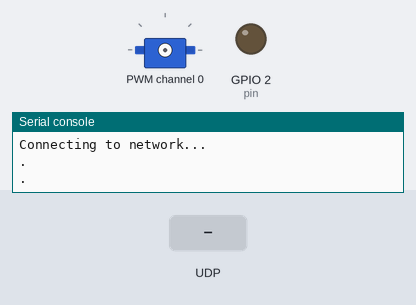
A program run on a simulated ESP8266 board running MicroPython. On the bench: servo, output pins drawn as LEDs (lit = HIGH), the last lines printed to the serial console. Inputs (shaded band) come from the test bench. WiFi joins after 1.5 s.

Above: at 0.3 s.
At 4.7 s:
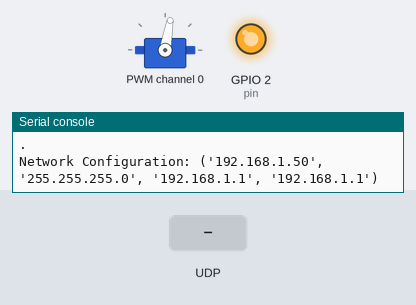
4.8 s: UDP packet "1" arrives
At 6.0 s:
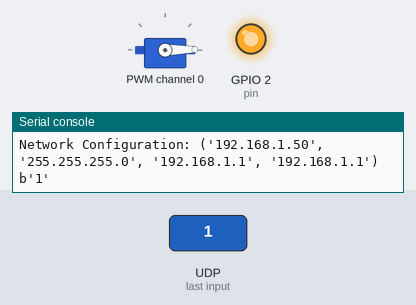
6.3 s: UDP packet "on" arrives
7.8 s: UDP packet "off" arrives
Timing chart, 0 to 10.8 s (numbered marks = the images above; inputs shaded):
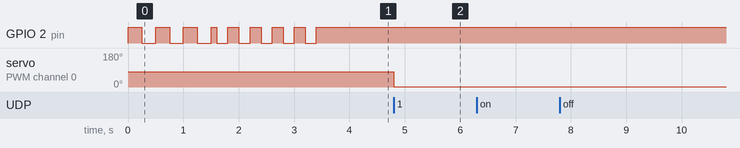

The program:

main.py
```python
###############################################################################
# main.py
#
# main script for basic servo control using an Adafruit esp8266 feather with
# their 8-channel PWM/servo FeatherWing
#
# Feather - https://www.adafruit.com/product/2821
# FeatherWing - https://www.adafruit.com/product/2928
#
# The pca9685.py and servo.py files from this repository must be copied to the
# esp8266
#  https://github.com/DocVaughan/micropython-adafruit-pca9685
#
#
#
# Created: 01/30/19
#   - Joshua Vaughan
#   - joshua.vaughan@louisiana.edu
#   - http://www.ucs.louisiana.edu/~jev9637
#
# Modified:
#   *
#
# TODO:
#   *
###############################################################################

from machine import Pin, I2C
import time

# Imports for the servo FeatherWing
import pca9685
import servo

# Imports for networking
import socket
import network

# Configuration constants
UDP_TIMEOUT = 0.0               # Timeout for UDP communications (s), if 0 go into nonblocking mode
UDP_PORT = 2390                 # Port to receive data on
RECV_BUFF_SIZE = 16             # Size of buffer for UDP data


# Blink the LED every 100ms to indicate we made it into the main.py file
for _ in range(10):
    time.sleep_ms(100)
    pin.value(not pin.value()) # Toggle the LED while trying to connect
    time.sleep_ms(100)

# Make sure the LED is off
pin.value(1)

# Create the UDP socket
sock = socket.socket(socket.AF_INET,    # Internet
                     socket.SOCK_DGRAM) # UDP

# Construct an I2C bus
i2c = I2C(scl=Pin(5), sda=Pin(4), freq=100000)

# Define the servos instance
# In the case of the feather it will contain 8 possible servos
servos = servo.Servos(i2c)

# We'll just be controlling servo number 0 here
SERVO_NUMBER = 0

# Get the current IP address and port UDP_PORT information
# UDP_PORT is defined in config block at top of file
UDP_server_address = socket.getaddrinfo('0.0.0.0', UDP_PORT)[0][-1]
sock.bind(UDP_server_address)


# Create a timeout on UDP communication to avoid blocking forever
sock.settimeout(UDP_TIMEOUT)

def UDP_recv():
    """
    Function to recveive data on UDP with a timeout and
    catch the timeout exception

    Returns:
        angle to move to if data was received
        None otherwise
    """
    try:
        data, addr = sock.recvfrom(RECV_BUFF_SIZE) # buffer size is 1024 bytes
        print(data)
        # Convert the data packet to an floating point number
        angle = float(data)

#         print(angle)

    except (OSError, ValueError):
        # Either received no data or improperly formatted data
        angle = None # will result in servo not moving

    return angle


try:
    # Move the servo in position 80deg
    # 80 deg was actually center on the servo I was testing on
    # The default possible range is 0-180. However, note that most servos, even
    # if advertised as having that range, do not. +/-60 deg around the center
    # is much more reliable. +/-45deg around center is even better.
    servos.position(SERVO_NUMBER, 80)

    while True:
        # Always be receiving
        angle = UDP_recv()

        # Move the servo to the position received from the UDP message
        # The servo library takes care of limiting this to an acceptable range
        # In practice, we would probably want to limit further and/or add
        # additional safety checks.
        servos.position(SERVO_NUMBER, angle)

        time.sleep_ms(1)

except (KeyboardInterrupt, SystemExit):
    # Close the socket and release the servo
    sock.close()
    servos.release(0)
```

boot.py
```python
#! /usr/bin/env python

###############################################################################
# esp8266_MicroPy_boot_boilerplate.py
#
# base boot.py boilerplate code for MicroPython running on the esp8266
# Copy relevant parts and/or file with desired settings into boot.py on the esp8266
#
# The boot.py will be run once at every startup or reset. Configuration, etc
# should happen in this file.
#
#
# Created: 06/04/16
#   - Joshua Vaughan
#   - joshua.vaughan@louisiana.edu
#   - http://www.ucs.louisiana.edu/~jev9637
#
# Modified:
#   *
#
###############################################################################

import webrepl
import time
from machine import Pin

# Create a pin object for the esp8266 onboard LED
pin = Pin(2, Pin.OUT)
pin.value(1) # Turn the LED off to start

WIFI_SSID = "WIFISSID"
WIFI_PASSWORD = "WIFIPASS"

# Set to true to connect to the WIFI network identified by the parameters above
# We'll leave the access point open too, for easy debugging/programming
CONNECT_AS_STATION = True

def do_connect():
    import network
    sta_if = network.WLAN(network.STA_IF)
    if not sta_if.isconnected():
        print('Connecting to network...')
        sta_if.active(True)
        sta_if.connect(WIFI_SSID, WIFI_PASSWORD)
        while not sta_if.isconnected():
            print('.')
            time.sleep_ms(250)
            pin.value(not pin.value()) # Toggle the LED while trying to connect

    print('Network Configuration:', sta_if.ifconfig())
    pin.value(1) # Turn off the LED connected


# Start the webREPL
# Connect via http://micropython.org/webrepl/
# or using the .html file from https://github.com/micropython/webrepl
webrepl.start()

if CONNECT_AS_STATION:
    do_connect()
```

Measured:
- after the input at 4.8 s, servo on PWM channel 0: 80° → 1° at once
